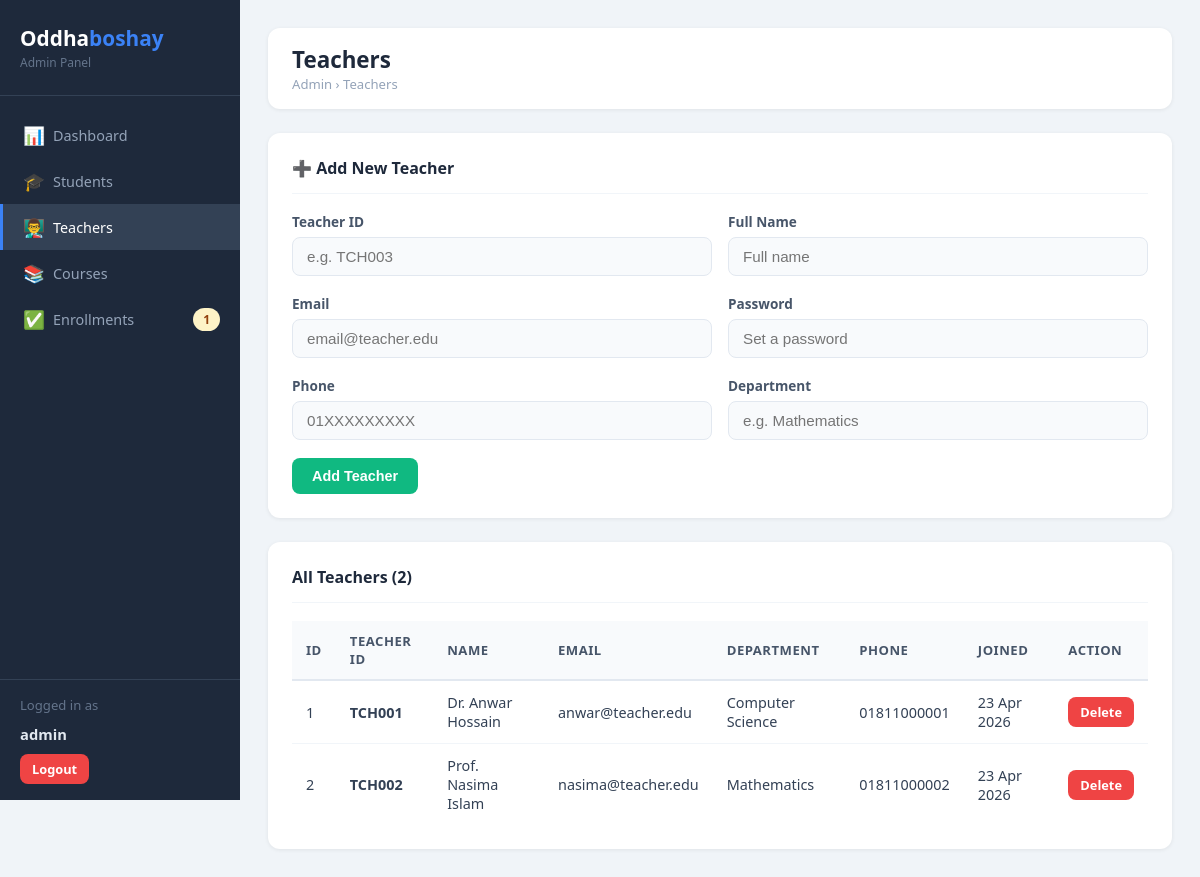
The app's page /admin/teachers.php (signed in) with its own data.
### tables this page shows
CREATE TABLE IF NOT EXISTS teachers (
    id          INT AUTO_INCREMENT PRIMARY KEY,
    teacher_id  VARCHAR(20)  NOT NULL UNIQUE,        
    name        VARCHAR(100) NOT NULL,
    email       VARCHAR(100) NOT NULL UNIQUE,
    password    VARCHAR(255) NOT NULL,               
    phone       VARCHAR(20),
    department  VARCHAR(100),
    created_at  TIMESTAMP DEFAULT CURRENT_TIMESTAMP
);

### admin/teachers.php (the view, shortened to what this page needs)
<?php
require_once '../config/db.php';
$teachers = $conn->query('SELECT * FROM teachers ORDER BY created_at DESC');
$pending_count = $conn->query("SELECT COUNT(*) as cnt FROM enrollments WHERE status='pending'")->fetch_assoc()['cnt'];
?>
<!DOCTYPE html>
<html lang="en">
<head>
    <link rel="stylesheet" href="../assets/css/style.css">
</head>
<body>
<div class="layout">
    <aside class="sidebar">
        <div class="sidebar-brand"><h2>Oddha<span>boshay</span></h2><p>Admin Panel</p></div>
        <nav class="sidebar-nav">
            <a href="dashboard.php">   <span class="icon">📊</span> Dashboard</a>
            <a href="students.php">    <span class="icon">🎓</span> Students</a>
            <a href="teachers.php" class="active"><span class="icon">👨‍🏫</span> Teachers</a>
            <a href="courses.php">     <span class="icon">📚</span> Courses</a>
            <a href="enrollments.php"> <span class="icon">✅</span> Enrollments
                <?php if ($pending_count > 0): ?><span class="badge badge-pending" style="margin-left:auto;"><?= $pending_count ?></span><?php endif; ?>
            </a>
        </nav>
        <div class="sidebar-footer">
            <div class="user-info">Logged in as</div>
            <div class="user-name"><?= htmlspecialchars($_SESSION['admin_name']) ?></div>
            <a href="logout.php" class="btn btn-danger btn-sm" style="margin-top:10px;">Logout</a>
        </div>
    </aside>
    <main class="main-content">
        <div class="top-header">
            <div><h1>Teachers</h1><div class="breadcrumb">Admin &rsaquo; Teachers</div></div>
        </div>
        <div class="card">
            <div class="card-header"><h3>➕ Add New Teacher</h3></div>
            <form method="POST">
                <div class="form-row">
                    <div class="form-group">
                        <label>Teacher ID</label>
                        <input type="text" name="teacher_id" placeholder="e.g. TCH003" required>
                    </div>
                    <div class="form-group">
                        <label>Full Name</label>
                        <input type="text" name="name" placeholder="Full name" required>
                    </div>
                </div>
                <div class="form-row">
                    <div class="form-group">
                        <label>Email</label>
                        <input type="email" name="email" placeholder="email@teacher.edu" required>
                    </div>
                    <div class="form-group">
                        <label>Password</label>
                        <input type="password" name="password" placeholder="Set a password" required>
                    </div>
                </div>
                <div class="form-row">
                    <div class="form-group">
                        <label>Phone</label>
                        <input type="text" name="phone" placeholder="01XXXXXXXXX">
                    </div>
                    <div class="form-group">
                        <label>Department</label>
                        <input type="text" name="department" placeholder="e.g. Mathematics">
                    </div>
                </div>
                <button type="submit" name="add_teacher" class="btn btn-success">Add Teacher</button>
            </form>
        </div>
        <div class="card">
            <div class="card-header"><h3>All Teachers (<?= $teachers->num_rows ?>)</h3></div>
            <div class="table-wrapper">
                <table>
                    <thead>
                        <tr><th>ID</th><th>Teacher ID</th><th>Name</th><th>Email</th><th>Department</th><th>Phone</th><th>Joined</th><th>Action</th></tr>
                    </thead>
                    <tbody>
                        <?php while ($row = $teachers->fetch_assoc()): ?>
                        <tr>
                            <td><?= $row['id'] ?></td>
                            <td><strong><?= htmlspecialchars($row['teacher_id']) ?></strong></td>
                            <td><?= htmlspecialchars($row['name']) ?></td>
                            <td><?= htmlspecialchars($row['email']) ?></td>
                            <td><?= htmlspecialchars($row['department']) ?></td>
                            <td><?= htmlspecialchars($row['phone']) ?></td>
                            <td><?= date('d M Y', strtotime($row['created_at'])) ?></td>
                            <td>
                                <a href="?delete=<?= $row['id'] ?>" class="btn btn-danger btn-sm"
                                   onclick="return confirmAction('Delete this teacher?')">Delete</a>
                            </td>
                        </tr>
                        <?php endwhile; ?>
                    </tbody>
                </table>
            </div>
        </div>
    </main>
</div>
</body>
</html>

### assets/css/style.css (style rules this page uses)
* { margin: 0; padding: 0; box-sizing: border-box; }
body { font-family: 'Segoe UI', Tahoma, Geneva, Verdana, sans-serif; background: #f0f4f8; color: #334155; font-size: 15px; }
a { text-decoration: none; color: inherit; }
.form-group { margin-bottom: 18px; }
.form-group label { display: block; font-size: 0.85rem; font-weight: 600; color: #475569; margin-bottom: 6px; }
.form-group input, .form-group select, .form-group textarea { width: 100%; padding: 10px 14px; border: 1.5px solid #e2e8f0; border-radius: 8px; font-size: 0.95rem; color: #334155; transition: border-color 0.2s; background: #f8fafc; }
.btn { display: inline-block; padding: 10px 20px; border: none; border-radius: 8px; font-size: 0.9rem; font-weight: 600; cursor: pointer; transition: opacity 0.2s, transform 0.1s; text-align: center; }
.btn-success { background: #10b981; color: #fff; }
.btn-danger { background: #ef4444; color: #fff; }
.btn-sm { padding: 6px 12px; font-size: 0.8rem; }
.layout { display: flex; min-height: 100vh; }
.sidebar { width: 240px; background: #1e293b; color: #e2e8f0; display: flex; flex-direction: column; flex-shrink: 0; position: fixed; top: 0; left: 0; height: 100vh; overflow-y: auto; z-index: 100; }
.sidebar-brand { padding: 24px 20px; border-bottom: 1px solid #334155; }
.sidebar-brand h2 { font-size: 1.3rem; font-weight: 700; color: #fff; }
.sidebar-brand h2 span { color: #3b82f6; }
.sidebar-brand p { font-size: 0.75rem; color: #64748b; margin-top: 2px; }
.sidebar-nav { padding: 16px 0; flex: 1; }
.sidebar-nav a { display: flex; align-items: center; gap: 10px; padding: 11px 20px; color: #94a3b8; font-size: 0.9rem; font-weight: 500; transition: all 0.15s; border-left: 3px solid transparent; }
.sidebar-nav a.active { color: #fff; background: #334155; border-left-color: #3b82f6; }
.sidebar-nav .icon { font-size: 1.1rem; width: 20px; text-align: center; }
.sidebar-footer { padding: 16px 20px; border-top: 1px solid #334155; }
.sidebar-footer .user-info { font-size: 0.82rem; color: #64748b; margin-bottom: 10px; }
.sidebar-footer .user-name { font-size: 0.92rem; color: #e2e8f0; font-weight: 600; }
.main-content { flex: 1; margin-left: 240px; padding: 28px; min-height: 100vh; background: #f0f4f8; }
.top-header { background: #fff; border-radius: 12px; padding: 16px 24px; display: flex; align-items: center; justify-content: space-between; margin-bottom: 24px; box-shadow: 0 1px 4px rgba(0,0,0,0.07); }
.top-header h1 { font-size: 1.4rem; font-weight: 700; color: #1e293b; }
.top-header .breadcrumb { font-size: 0.82rem; color: #94a3b8; }
.card { background: #fff; border-radius: 12px; padding: 24px; box-shadow: 0 1px 4px rgba(0,0,0,0.07); margin-bottom: 24px; }
.card-header { display: flex; align-items: center; justify-content: space-between; margin-bottom: 18px; padding-bottom: 14px; border-bottom: 1px solid #f1f5f9; }
.card-header h3 { font-size: 1rem; font-weight: 700; color: #1e293b; }
.table-wrapper { overflow-x: auto; }
table { width: 100%; border-collapse: collapse; font-size: 0.9rem; }
thead th { background: #f8fafc; padding: 11px 14px; text-align: left; font-weight: 600; color: #475569; font-size: 0.82rem; text-transform: uppercase; letter-spacing: 0.5px; border-bottom: 2px solid #e2e8f0; }
tbody td { padding: 12px 14px; border-bottom: 1px solid #f1f5f9; color: #334155; vertical-align: middle; }
tbody tr:last-child td { border-bottom: none; }
.badge { display: inline-block; padding: 3px 10px; border-radius: 20px; font-size: 0.75rem; font-weight: 600; }
.badge-pending { background: #fef3c7; color: #92400e; }
.form-row { display: grid; grid-template-columns: 1fr 1fr; gap: 16px; }

### records on screen
teachers: id "1", teacher "TCH001", name "Dr. Anwar Hossain", email "anwar@teacher.edu", department "Computer Science", phone "01811000001", created_at "23 Apr 2026"
teachers: id "2", teacher "TCH002", name "Prof. Nasima Islam", email "nasima@teacher.edu", department "Mathematics", phone "01811000002", created_at "23 Apr 2026"

### other values on screen
$pending_count "1"
$_SESSION['admin_name'] "admin"
$teachers->num_rows "2"
